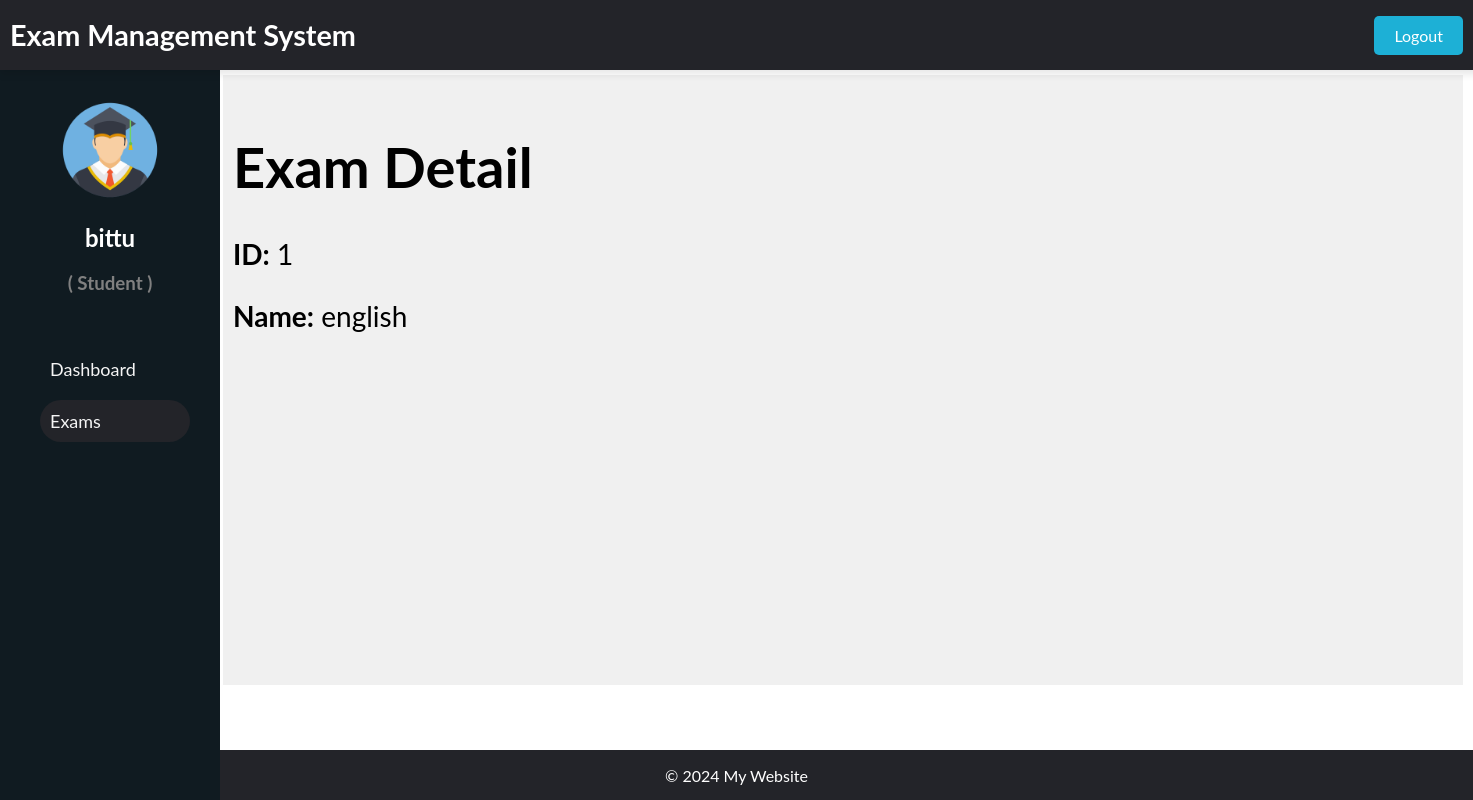
Page /studentpanel/6/exams/1 on the committed database.
### admin_panel/models.py (models this page shows, shortened)
class Student(models.Model):
    student_id = models.AutoField(primary_key=True)
    name = models.CharField(max_length=100)
    face_image = models.BinaryField(null=True, blank=True)
    registration_no = models.CharField(max_length=50)
    email = models.EmailField()
    phone = models.CharField(max_length=15)
    class_id = models.ForeignKey(Class, null=True, blank=True, on_delete=models.SET_NULL)

class Exam(models.Model):
    exam_id = models.AutoField(primary_key=True)
    name = models.CharField(max_length=100)

### student_panel/views.py (the view)
# urls.py: path('<int:student_id>/exams/<int:exam_id>', views.student_exam_detail, name='student_exam_detail'),
def student_exam_detail(request, student_id, exam_id):
    student = get_object_or_404(Student, pk=student_id)
    _class = get_object_or_404(Class, pk=student.class_id.pk)
    exam = get_object_or_404(_class.exams, pk=exam_id)
    return render(request, 'student_exams/exam_detail.html', {'student': student, 'class': _class, 'exam': exam})

### student_panel/templates/student_exams/exam_detail.html (shortened to what this page needs)
{% extends "student_dashboard/index.html" %}
{% block header %}
    {% include "student_dashboard/header.html" %}
{% endblock header %}
{% block sidenav %}
    {% include "student_exams/sidenav.html" %}
{% endblock sidenav %}
{% block main %}
    <h1>Exam Detail</h1>
    <p><strong>ID:</strong> {{ exam.pk }}</p>
    <p><strong>Name:</strong> {{ exam.name }}</p>
{% endblock main %}
{% block footer %}
    {% include "student_dashboard/footer.html" %}
{% endblock footer %}

### student_panel/templates/student_exams/sidenav.html
{% load static %}
<div class="admin_profile">
    <img src="{% static "images/student.png" %}"/>
    <h2>{{ student.name }}</h2>
    <h3 style="color: gray; text-align: center;">( Student )</h3>
</div>
<br/>
<ul class="sections">
    <li><a href="{% url "student_dashboard" student.pk %}">Dashboard</a></li>
    <li><a href="{% url "student_exams" student.pk %}" class="current_nav">Exams</a></li>
</ul>

### admin_panel/static/css/index.css (style rules this page uses)
body { font-family: "Lato", sans-serif; }
.admin_profile img { width: 100px; height: 100px; border-radius: 100%; margin-left: 60px; margin-top: 80px; }
.admin_profile h2 { color: white; text-align: center; }
.sections li a { border-radius: 50px; padding: 10px; text-decoration: none; font-size: 18px; color: whitesmoke; display: block; text-align: left; width: 130px; }
.sections li { list-style-type: none; padding: 0; margin-left: 0; display: block; margin-top: 10px; align-self: center; }
.current_nav { background-color: #232429; color: white; }

### rows in the picture
Student: name "bittu"
Exam: pk "1", name "english"
